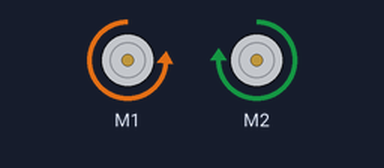
This sketch was run on a simulated Arduino Uno, built with avr-gcc and run on an emulated ATmega328P. On the bench: 2 × DC motor (green arrow = forward, orange = backward, longer = faster).

Above: at 0.6 s.
At 12.1 s:
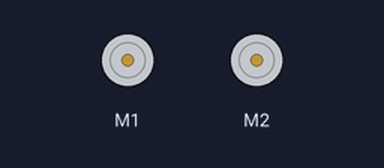
Timing chart, 0 to 13.6 s (numbered marks = the images above):
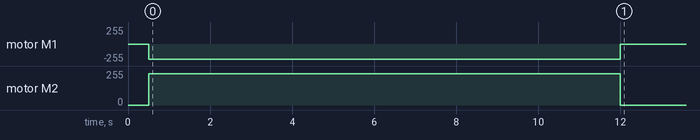

Measured:
- by itself, motor M1: stopped → backward 229/255 at 0.50 s, → stopped 11.5 s later
- by itself, motor M2: stopped → forward 234/255 at 0.50 s, → stopped 11.5 s later

The sketch:

main.ino
```cpp
// generated by mBlock5 for mBot
// codes make you happy

#include <MeMCore.h>
#include <Arduino.h>
#include <Wire.h>
#include <SoftwareSerial.h>

double currentTime = 0;
double lastTime = 0;
MeDCMotor motor_9(9);
MeDCMotor motor_10(10);

double getLastTime(){
  return currentTime = millis() / 1000.0 - lastTime;
}

void _delay(float seconds) {
  long endTime = millis() + seconds * 1000;
  while(millis() < endTime) _loop();
}

void setup() {
  lastTime = millis() / 1000.0;
  while(!(getLastTime() > 0.5))
  {
    _loop();
  }
  lastTime = millis() / 1000.0;
  while(!(getLastTime() > 11.5))
  {
    _loop();

    motor_9.run(-1 * 90/100.0*255);
    motor_10.run(92/100.0*255);

  }
  motor_9.run(0);
  motor_10.run(0);

}

void _loop() {
}

void loop() {
  _loop();
}
```
